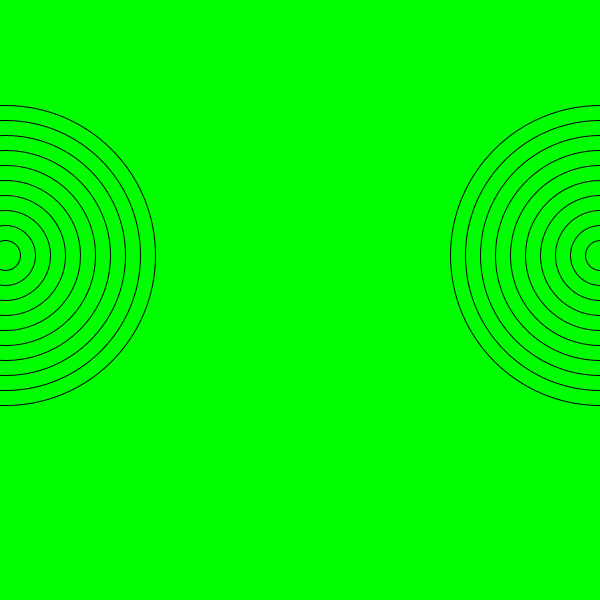
Frame 1 (no input)
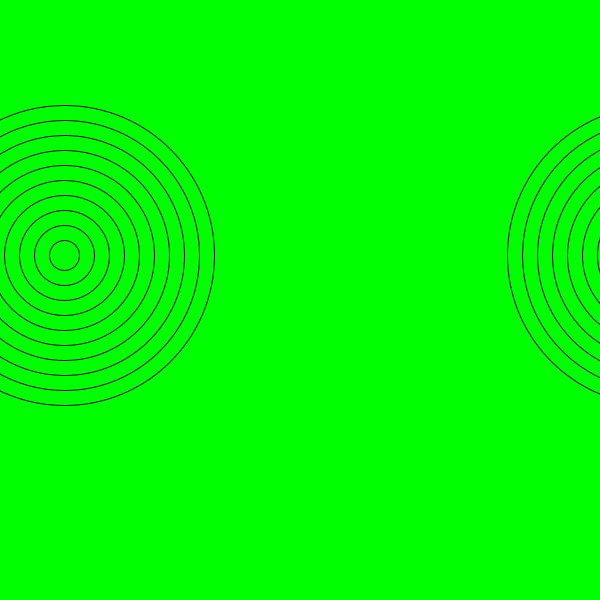
Frame 60 (the mouse pressed at the canvas centre just before this capture)
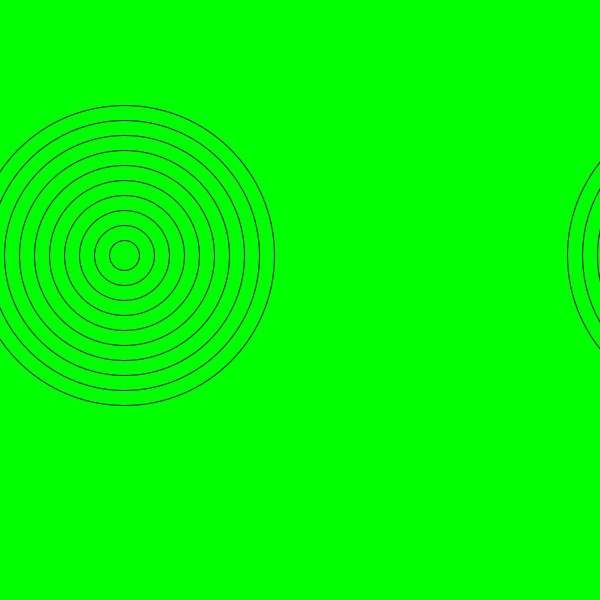
Frame 120 (the mouse held since frame 60 and released just before this capture)

The Processing sketch that drew these frames (run headless with seeded random() and noise(); from frame 60 on, the mouse is pressed at the canvas centre):

// Processing sketch: amazing_rings
// ── amazing_rings.pde
int bay = 5;
int boy = 255;
int big = 600;
int left = 1;
int right = 1;

void setup() {
  size(600, 600);
}

void draw() {
  background(0, 255, 0);
  fill(255, 0, 0);
  for (int i = 10; i > 0; i--) {
    if (i % 2 == 0) {
      noFill();
    } else {
      noFill();
    }
    ellipse(big, boy, i*30, i*30);
    ellipse(bay, boy, i*30, i*30);
  }
  bay+=left;
  big-=right;
  if (bay>600) {
    left=-1;
  }
  if (big<0) {
    right=-1;
  }
  if(bay<0){
  left=+1;
}
  if(big<600){
    right=-1;
  }
}
